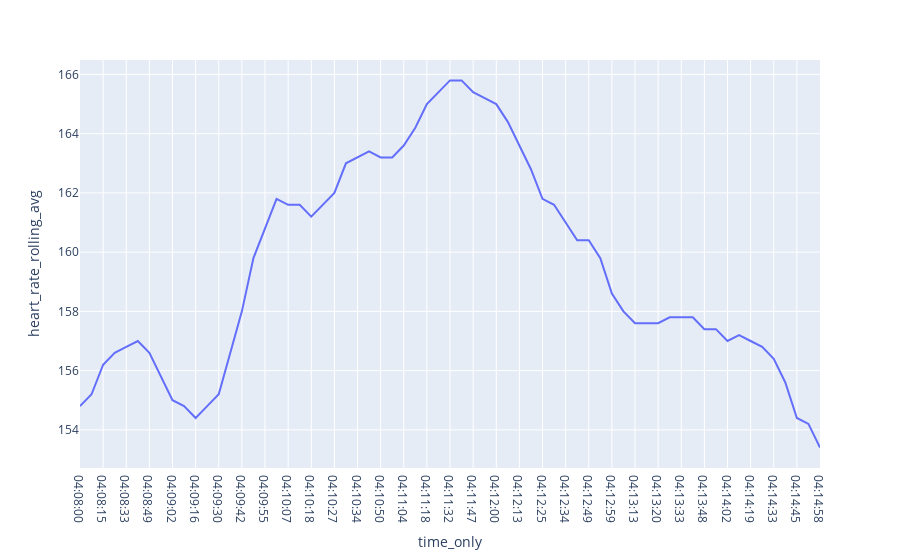

The notebook cell this image was saved under:
### Code cell
fig = px.line(dff, x="time_only", y="heart_rate_rolling_avg")
fig.show()

### Figure 1 — Plotly figure (JSON) as saved in the notebook; plotly's stock layout.template omitted (floating-point values rounded to 4 significant figures)
{"data": [{"hovertemplate": "time_only=%{x}<br>heart_rate_rolling_avg=%{y}<extra></extra>", "legendgroup": "", "line": {"color": "#636efa", "dash": "solid"}, "marker": {"symbol": "circle"}, "mode": "lines", "name": "", "orientation": "v", "showlegend": false, "type": "scatter", "x": ["04:08:00", "04:08:07", "04:08:15", "04:08:25", "04:08:33", "04:08:42", "04:08:49", "04:08:55", "04:09:02", "04:09:09", "04:09:16", "04:09:22", "04:09:30", "04:09:35", "04:09:42", "04:09:49", "04:09:55", "04:10:02", "04:10:07", "04:10:11", "04:10:18", "04:10:19", "04:10:27", "04:10:33", "04:10:34", "04:10:42", "04:10:50", "04:10:57", "04:11:04", "04:11:11", "04:11:18", "04:11:25", "04:11:32", "04:11:40", "04:11:47", "04:11:53", "04:12:00", "04:12:07", "04:12:13", "04:12:19", "04:12:25", "04:12:30", "04:12:34", "04:12:41", "04:12:49", "04:12:52", "04:12:59", "04:13:06", "04:13:13", "04:13:15", "04:13:20", "04:13:26", "04:13:33", "04:13:41", "04:13:48", "04:13:55", "04:14:02", "04:14:10", "04:14:19", "04:14:26", "04:14:33", "04:14:38", "04:14:45", "04:14:51", "04:14:58"], "xaxis": "x", "y": [154.8, 155.2, 156.2, 156.6, 156.8, 157, 156.6, 155.8, 155, 154.8, 154.4, 154.8, 155.2, 156.6, 158, 159.8, 160.8, 161.8, 161.6, 161.6, 161.2, 161.6, 162, 163, 163.2, 163.4, 163.2, 163.2, 163.6, 164.2, 165, 165.4, 165.8, 165.8, 165.4, 165.2, 165, 164.4, 163.6, 162.8, 161.8, 161.6, 161, 160.4, 160.4, 159.8, 158.6, 158, 157.6, 157.6, 157.6, 157.8, 157.8, 157.8, 157.4, 157.4, 157, 157.2, 157, 156.8, 156.4, 155.6, 154.4, 154.2, 153.4], "yaxis": "y"}], "layout": {"legend": {"tracegroupgap": 0}, "margin": {"t": 60}, "xaxis": {"anchor": "y", "domain": [0, 1], "title": {"text": "time_only"}}, "yaxis": {"anchor": "x", "domain": [0, 1], "title": {"text": "heart_rate_rolling_avg"}}}}
